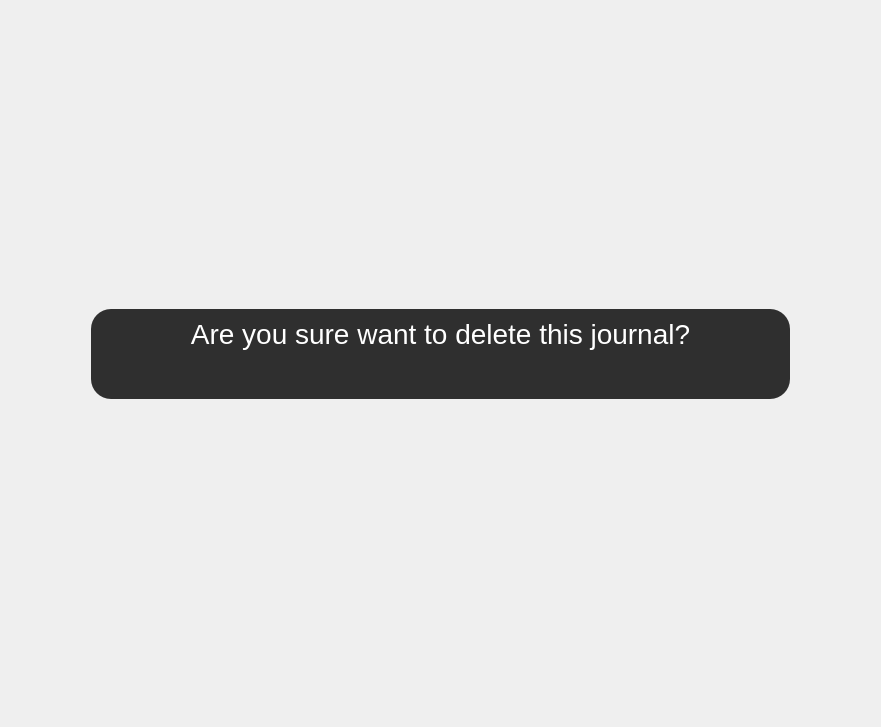
<?xml version="1.0" encoding="UTF-8"?>
<ui version="4.0">
 <class>Dialog</class>
 <widget class="QDialog" name="Dialog">
  <property name="geometry">
   <rect>
    <x>0</x>
    <y>0</y>
    <width>881</width>
    <height>727</height>
   </rect>
  </property>
  <property name="windowTitle">
   <string>Dialog</string>
  </property>
  <layout class="QVBoxLayout" name="verticalLayout">
   <item>
    <layout class="QVBoxLayout" name="verticalLayout_6">
     <item>
      <spacer name="verticalSpacer_2">
       <property name="orientation">
        <enum>Qt::Vertical</enum>
       </property>
       <property name="sizeHint" stdset="0">
        <size>
         <width>20</width>
         <height>40</height>
        </size>
       </property>
      </spacer>
     </item>
     <item>
      <layout class="QVBoxLayout" name="verticalLayout_5">
       <item>
        <widget class="QWidget" name="widget" native="true">
         <property name="styleSheet">
          <string notr="true">background-color: #2F2F2F;
margin-right: 80px; 
border-radius: 20px;
margin-left: 80px;
margin-bottom: 20px;</string>
         </property>
         <layout class="QHBoxLayout" name="horizontalLayout_5">
          <item>
           <layout class="QVBoxLayout" name="verticalLayout_7">
            <property name="leftMargin">
             <number>20</number>
            </property>
            <property name="rightMargin">
             <number>20</number>
            </property>
            <item>
             <widget class="QLabel" name="label_10">
              <property name="sizePolicy">
               <sizepolicy hsizetype="Minimum" vsizetype="Minimum">
                <horstretch>0</horstretch>
                <verstretch>0</verstretch>
               </sizepolicy>
              </property>
              <property name="font">
               <font>
                <pointsize>21</pointsize>
               </font>
              </property>
              <property name="styleSheet">
               <string notr="true">color: white</string>
              </property>
              <property name="text">
               <string>Are you sure want to delete this journal?</string>
              </property>
              <property name="alignment">
               <set>Qt::AlignCenter</set>
              </property>
             </widget>
            </item>
            <item>
             <layout class="QHBoxLayout" name="horizontalLayout_6">
              <item>
               <spacer name="horizontalSpacer_3">
                <property name="orientation">
                 <enum>Qt::Horizontal</enum>
                </property>
                <property name="sizeHint" stdset="0">
                 <size>
                  <width>40</width>
                  <height>20</height>
                 </size>
                </property>
               </spacer>
              </item>
              <item>
               <widget class="QPushButton" name="cancel">
                <property name="text">
                 <string/>
                </property>
                <property name="icon">
                 <iconset resource="../../../../../../../../Downloads/tes.qrc">
                  <normaloff>:/newPrefix/Cancel Button.png</normaloff>:/newPrefix/Cancel Button.png</iconset>
                </property>
                <property name="iconSize">
                 <size>
                  <width>160</width>
                  <height>60</height>
                 </size>
                </property>
                <property name="flat">
                 <bool>true</bool>
                </property>
               </widget>
              </item>
              <item>
               <widget class="QPushButton" name="save">
                <property name="text">
                 <string/>
                </property>
                <property name="icon">
                 <iconset resource="../../../../../../../../Downloads/tes.qrc">
                  <normaloff>:/newPrefix/Confirm Button.png</normaloff>:/newPrefix/Confirm Button.png</iconset>
                </property>
                <property name="iconSize">
                 <size>
                  <width>160</width>
                  <height>60</height>
                 </size>
                </property>
               </widget>
              </item>
              <item>
               <spacer name="horizontalSpacer_4">
                <property name="orientation">
                 <enum>Qt::Horizontal</enum>
                </property>
                <property name="sizeHint" stdset="0">
                 <size>
                  <width>40</width>
                  <height>20</height>
                 </size>
                </property>
               </spacer>
              </item>
             </layout>
            </item>
           </layout>
          </item>
         </layout>
        </widget>
       </item>
      </layout>
     </item>
     <item>
      <spacer name="verticalSpacer">
       <property name="orientation">
        <enum>Qt::Vertical</enum>
       </property>
       <property name="sizeHint" stdset="0">
        <size>
         <width>20</width>
         <height>40</height>
        </size>
       </property>
      </spacer>
     </item>
    </layout>
   </item>
  </layout>
 </widget>
 <resources>
  <include location="../../../../../../../../Downloads/tes.qrc"/>
 </resources>
 <connections/>
</ui>
